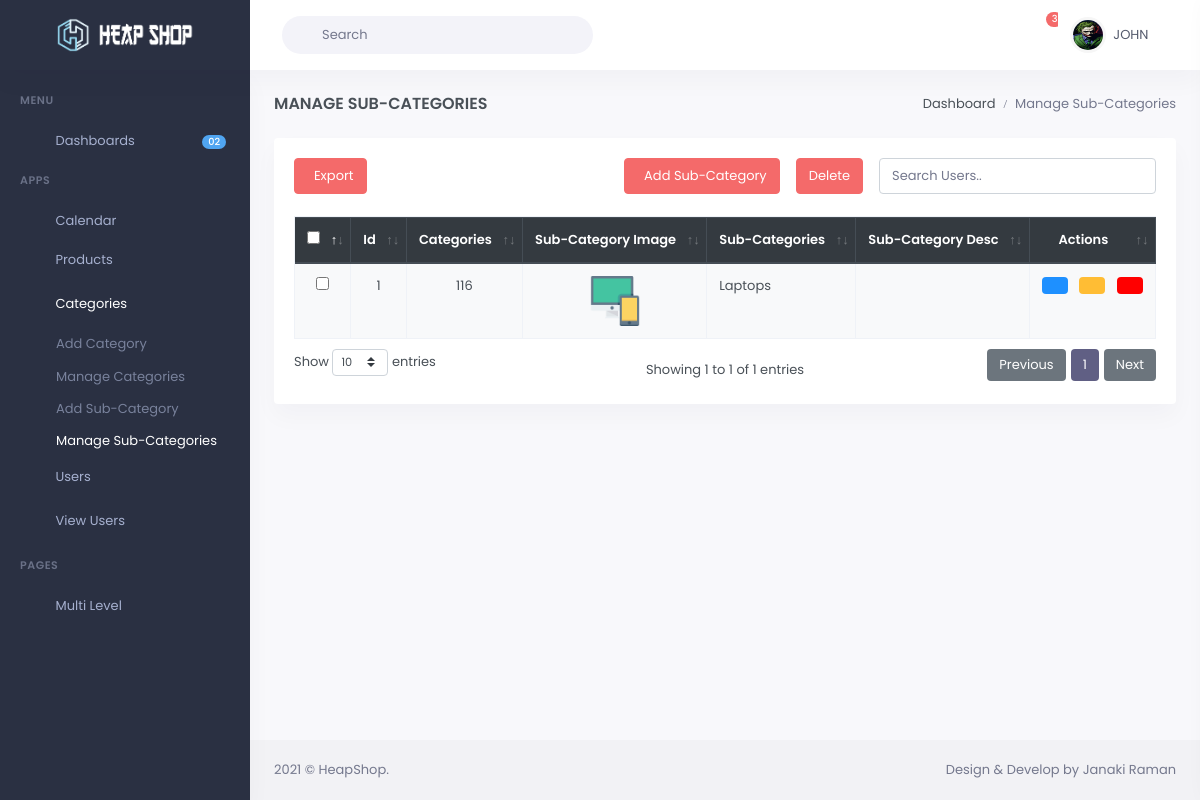
The app's page /admin/manage-sub-categories.php (signed in) with its own data.
### tables this page shows
CREATE TABLE `sub_categories` (
  `id` int(11) NOT NULL,
  `categories_id` int(11) NOT NULL,
  `sub_categories` varchar(100) NOT NULL,
  `sub_category_image` text NOT NULL
);

### functions/functions.php (called while the page is built, shortened)
<?php
$db = mysqli_connect('localhost', 'root', '', 'heapshop');
function sub_category_details(){
	global $db;
	$query = "SELECT * FROM sub_categories ORDER BY id DESC";
	$run_query = mysqli_query($db, $query);
	$sub_category_details = mysqli_fetch_all($run_query, MYSQLI_ASSOC);
	$getdetails = array();
	foreach ($sub_category_details as $sub_category_detail) {
		array_push($getdetails, $sub_category_detail);
	}
	return $getdetails;
}
?>

### admin/manage-sub-categories.php (the view, shortened to what this page needs)
<?php include ('../functions/functions.php'); ?>
<?php $sub_category_details = sub_category_details(); ?>
<!DOCTYPE html>
<html lang="en">
<head>
    <?php include 'includes/header/header-styles.php'; ?>
    <?php include 'includes/header/datatable-styles.php'; ?>
</head>
<?php include 'includes/body.php'; ?>
<div id="layout-wrapper">
    <?php include 'includes/menu/menu.php'; ?>
    <div class="main-content">
        <div class="page-content">
            <div class="container-fluid">
                <div class="row">
                    <div class="col-12">
                        <div class="page-title-box d-flex align-items-center justify-content-between">
                            <h4 class="mb-0 font-size-18">Manage Sub-Categories</h4>
                            <div class="page-title-right">
                                <ol class="breadcrumb m-0">
                                    <li class="breadcrumb-item"><a href="index">Dashboard</a></li>
                                    <li class="breadcrumb-item active">Manage Sub-Categories</li>
                                </ol>
                            </div>
                        </div>
                    </div>
                </div>
                <div class="row">
                    <div class="col-12">
                        <div class="card">
                            <div class="card-body">
                                <div class="table-tools float-left">
                                    <div class="row">
                                        <div class="col-md-12 mb-3">
                                            <div class="btn-group mr-2">
                                                <button type="button" class="btn btn-danger dropdown-toggle" data-toggle="dropdown" aria-haspopup="true" aria-expanded="false">
                                                    <i class="fas fa-paper-plane"></i>&nbsp Export
                                                </button>
                                            </div>
                                        </div>
                                    </div>
                                </div>
                                <form name="multipledeletion" method="post">
                                <div class="table-tools float-right">
                                    <div class="row">
                                        <div class="col-md-12 mb-3">
                                            <input type="text" id="searchbox" class="form-control float-right ml-3" placeholder="Search Users.." style="width: auto;">
                                            <button type="submit" name="multi-sdelete" class="btn btn-danger btn-md float-right ml-3" onClick="return confirm('Are you sure you want to delete?');" >Delete</button>
                                            <a href="add-sub-category.php" class="btn btn-danger btn-create-users float-right">
                                                <i class="fas fa-plus"></i>&nbsp Add Sub-Category
                                            </a>
                                        </div>
                                    </div>
                                </div>
                                <table id="datatable" class="table table-striped table-hover table-bordered display nowrap"
                                       style="border-collapse: collapse; border-spacing: 0; width: 100%;">
                                    <thead class="thead-dark">
                                        <tr>
                                            <th class="text-center"><input type="checkbox" class="" id="select_all"/></th>
                                            <th class="text-center">Id</th>
                                            <th class="text-center">Categories</th>
                                            <th class="text-center">Sub-Category Image</th>
                                            <th class="text-center">Sub-Categories</th>
                                            <th class="text-center">Sub-Category Desc</th>
                                            <th class="text-center">Actions</th>
                                        </tr>
                                    </thead>
                                    <tbody>
                                        <?php foreach ($sub_category_details as $key => $sub_category_detail): ?>
                                        <tr>
                                            <td class="text-center">
                                                <input type="checkbox" class="checkbox select_img" name="ids[]" value="<?php echo $sub_category_detail['id'];?>"/>
                                            </td>
                                            <td class="text-center"><?php echo $key + 1; ?></td>
                                            <td class="text-center"><?php echo $sub_category_detail['categories_id']; ?></td>
                                            <td class="text-center">
                                                <img src="<?php echo '../assets/images/sub-categories/'.$sub_category_detail['sub_category_image'];?>" style="width: 50px; height: 50px;">
                                            </td>
                                            <td><?php echo $sub_category_detail['sub_categories']; ?></td>
                                            <td><?php echo $sub_category_detail['sub_category_desc']; ?></td>
                                    </form>
                                        <form method="post">
                                            <td class="text-center">
                                                <button class="btn btn-eye mr-2">
                                                </button>
                                                <a href="edit-sub-category.php?scat-edit-id=<?php echo $sub_category_detail['id']; ?>"
                                                class="btn btn-pencil-alt mr-2">
                                                </a>
                                                <button type="submit" name="single-sdelete" class="btn btn-trash-alt">
                                                </button>
                                            </td>
                                        </form>
                                        <?php endforeach ?>
                            </div>
                        </div>
                    </div>
                </div>
            </div>
        </div>
        <?php include 'includes/footer/footer.php'; ?>
    </div>
</div>
</body>
</html>

### admin/assets/css/custom-style.css (style rules this page uses)
.btn-eye { background-color: #1E90FF; color: white; }
.btn-pencil-alt { background-color: #FFBD34; color: white; }
.btn-trash-alt { background-color: #FF0000; color: white; }

### admin/assets/css/custom-table-style.css (style rules this page uses)
a { text-decoration: none; color: white; }
.btn-create-users { color: white; }

### records on screen
sub_categories: categories "116", sub_category_image (picture), sub_categories "Laptops"

### other values on screen
$log_username "JOHN"
